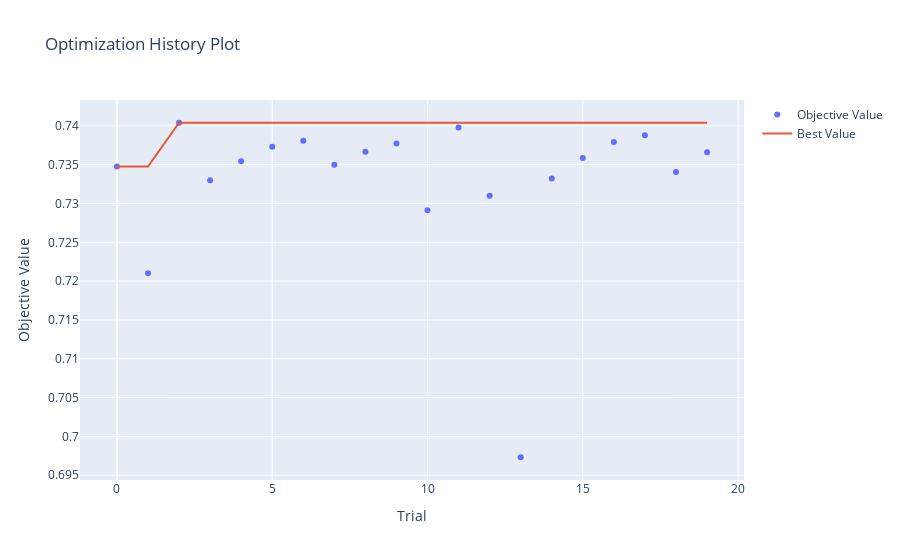
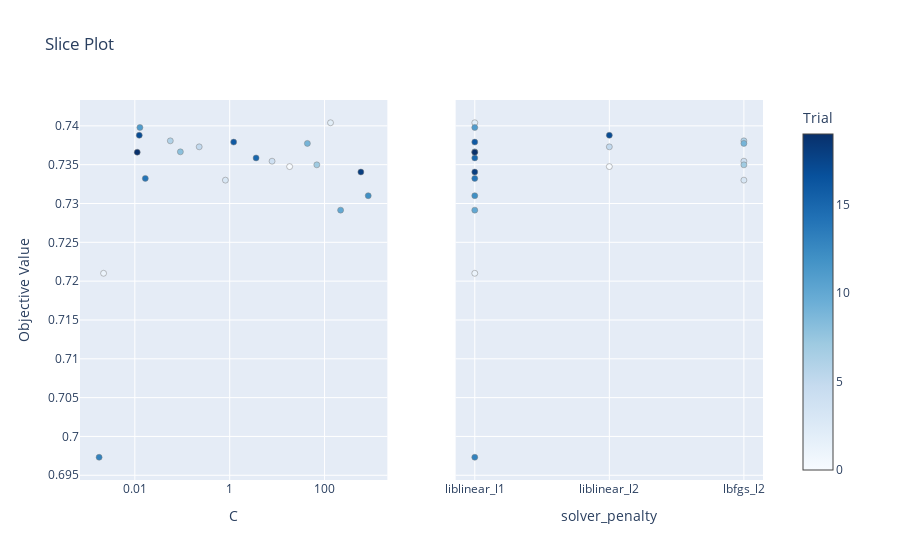
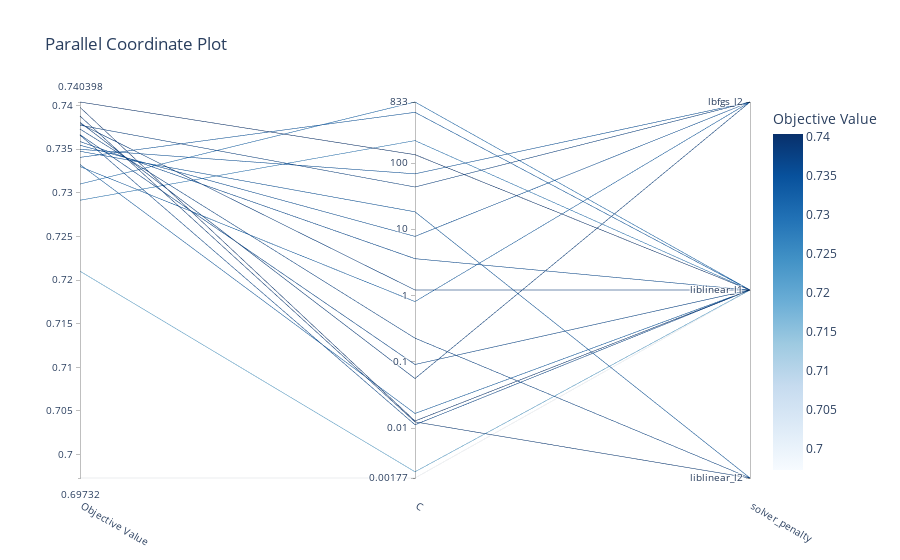
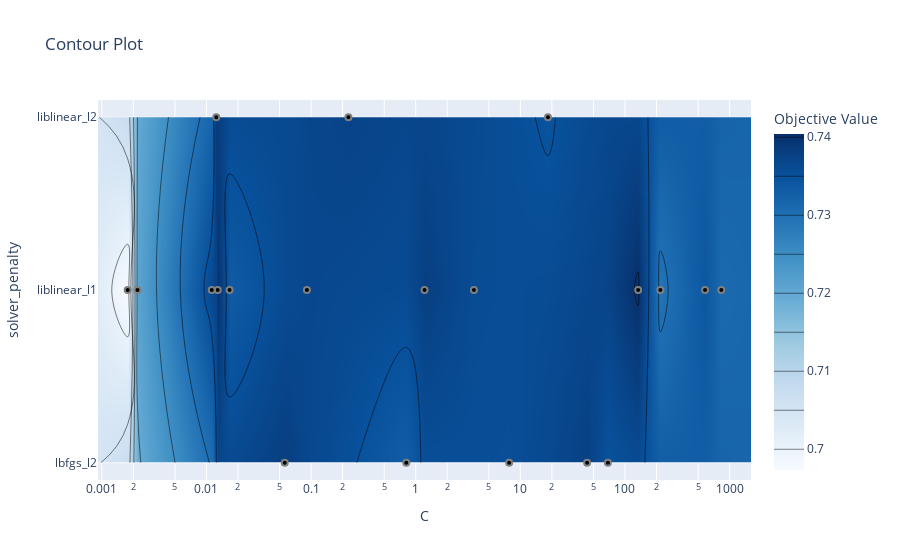

These figures' notebook cell, in order:
### Code cell
# Exibe os melhores resultados e parâmetros para cada modelo
for model_name in best_studies:
    print(f"Best F1 for {model_name}: {best_f1[model_name]}")
    print(f"Best Parameters for {model_name}: {best_params[model_name]}")

    print(f"Plots for model: {model_name}")
    fig_opt_history = plot_optimization_history(best_studies[model_name])
    fig_opt_history.show()

    fig_slice = plot_slice(best_studies[model_name])
    fig_slice.show()

    fig_parallel = plot_parallel_coordinate(best_studies[model_name])
    fig_parallel.show()

    fig_contour = plot_contour(best_studies[model_name])
    fig_contour.show()

    fig_param_importances = plot_param_importances(best_studies[model_name])
    fig_param_importances.show()

### Figure 1 — Plotly figure (JSON) as saved in the notebook; plotly's stock layout.template omitted (floating-point values rounded to 4 significant figures)
{"data": [{"mode": "markers", "name": "Objective Value", "type": "scatter", "x": [0, 1, 2, 3, 4, 5, 6, 7, 8, 9, 10, 11, 12, 13, 14, 15, 16, 17, 18, 19], "y": [0.7348, 0.721, 0.7404, 0.733, 0.7354, 0.7373, 0.7381, 0.735, 0.7367, 0.7377, 0.7291, 0.7398, 0.731, 0.6973, 0.7332, 0.7359, 0.7379, 0.7388, 0.7341, 0.7366]}, {"mode": "lines", "name": "Best Value", "type": "scatter", "x": [0, 1, 2, 3, 4, 5, 6, 7, 8, 9, 10, 11, 12, 13, 14, 15, 16, 17, 18, 19], "y": [0.7348, 0.7348, 0.7404, 0.7404, 0.7404, 0.7404, 0.7404, 0.7404, 0.7404, 0.7404, 0.7404, 0.7404, 0.7404, 0.7404, 0.7404, 0.7404, 0.7404, 0.7404, 0.7404, 0.7404]}, {"marker": {"color": "#cccccc"}, "mode": "markers", "name": "Infeasible Trial", "showlegend": false, "type": "scatter", "x": [], "y": []}], "layout": {"title": {"text": "Optimization History Plot"}, "xaxis": {"title": {"text": "Trial"}}, "yaxis": {"title": {"text": "Objective Value"}}}}

### Figure 2 — Plotly figure (JSON) as saved in the notebook; plotly's stock layout.template omitted (floating-point values rounded to 4 significant figures)
{"data": [{"marker": {"color": [0, 1, 2, 3, 4, 5, 6, 7, 8, 9, 10, 11, 12, 13, 14, 15, 16, 17, 18, 19], "colorbar": {"title": {"text": "Trial"}, "x": 1, "xpad": 40}, "colorscale": [[0, "rgb(247,251,255)"], [0.125, "rgb(222,235,247)"], [0.25, "rgb(198,219,239)"], [0.375, "rgb(158,202,225)"], [0.5, "rgb(107,174,214)"], [0.625, "rgb(66,146,198)"], [0.75, "rgb(33,113,181)"], [0.875, "rgb(8,81,156)"], [1, "rgb(8,48,107)"]], "line": {"color": "Grey", "width": 0.5}, "showscale": true}, "mode": "markers", "name": "Feasible Trial", "showlegend": false, "type": "scatter", "x": [18.35, 0.002192, 133.6, 0.8121, 7.815, 0.2275, 0.05596, 68.68, 0.0912, 43.44, 217.8, 0.0128, 833.2, 0.001766, 0.01662, 3.601, 1.213, 0.01241, 582.4, 0.01123], "xaxis": "x", "y": [0.7348, 0.721, 0.7404, 0.733, 0.7354, 0.7373, 0.7381, 0.735, 0.7367, 0.7377, 0.7291, 0.7398, 0.731, 0.6973, 0.7332, 0.7359, 0.7379, 0.7388, 0.7341, 0.7366], "yaxis": "y"}, {"marker": {"color": [0, 1, 2, 3, 4, 5, 6, 7, 8, 9, 10, 11, 12, 13, 14, 15, 16, 17, 18, 19], "colorbar": {"title": {"text": "Trial"}, "x": 1, "xpad": 40}, "colorscale": [[0, "rgb(247,251,255)"], [0.125, "rgb(222,235,247)"], [0.25, "rgb(198,219,239)"], [0.375, "rgb(158,202,225)"], [0.5, "rgb(107,174,214)"], [0.625, "rgb(66,146,198)"], [0.75, "rgb(33,113,181)"], [0.875, "rgb(8,81,156)"], [1, "rgb(8,48,107)"]], "line": {"color": "Grey", "width": 0.5}, "showscale": false}, "mode": "markers", "name": "Feasible Trial", "showlegend": false, "type": "scatter", "x": ["liblinear_l2", "liblinear_l1", "liblinear_l1", "lbfgs_l2", "lbfgs_l2", "liblinear_l2", "lbfgs_l2", "lbfgs_l2", "liblinear_l1", "lbfgs_l2", "liblinear_l1", "liblinear_l1", "liblinear_l1", "liblinear_l1", "liblinear_l1", "liblinear_l1", "liblinear_l1", "liblinear_l2", "liblinear_l1", "liblinear_l1"], "xaxis": "x2", "y": [0.7348, 0.721, 0.7404, 0.733, 0.7354, 0.7373, 0.7381, 0.735, 0.7367, 0.7377, 0.7291, 0.7398, 0.731, 0.6973, 0.7332, 0.7359, 0.7379, 0.7388, 0.7341, 0.7366], "yaxis": "y2"}], "layout": {"title": {"text": "Slice Plot"}, "xaxis": {"anchor": "y", "domain": [0, 0.45], "title": {"text": "C"}, "type": "log"}, "xaxis2": {"anchor": "y2", "categoryarray": ["liblinear_l1", "liblinear_l2", "lbfgs_l2"], "categoryorder": "array", "domain": [0.55, 1], "title": {"text": "solver_penalty"}, "type": "category"}, "yaxis": {"anchor": "x", "domain": [0, 1], "title": {"text": "Objective Value"}}, "yaxis2": {"anchor": "x2", "domain": [0, 1], "matches": "y", "showticklabels": false}}}

### Figure 3 — Plotly figure (JSON) as saved in the notebook; plotly's stock layout.template omitted (floating-point values rounded to 4 significant figures)
{"data": [{"dimensions": [{"label": "Objective Value", "range": [0.6973, 0.7404], "values": [0.7348, 0.721, 0.7404, 0.733, 0.7354, 0.7373, 0.7381, 0.735, 0.7367, 0.7377, 0.7291, 0.7398, 0.731, 0.6973, 0.7332, 0.7359, 0.7379, 0.7388, 0.7341, 0.7366]}, {"label": "C", "range": [-2.753, 2.921], "ticktext": ["0.00177", "0.01", "0.1", "1", "10", "100", "833"], "tickvals": [-2.753, -2, -1, 0, 1, 2, 2.921], "values": [1.264, -2.659, 2.126, -0.09037, 0.8929, -0.6431, -1.252, 1.837, -1.04, 1.638, 2.338, -1.893, 2.921, -2.753, -1.779, 0.5564, 0.08395, -1.906, 2.765, -1.95]}, {"label": "solver_penalty", "range": [0, 2], "ticktext": ["liblinear_l2", "liblinear_l1", "lbfgs_l2"], "tickvals": [0, 1, 2], "values": [0, 1, 1, 2, 2, 0, 2, 2, 1, 2, 1, 1, 1, 1, 1, 1, 1, 0, 1, 1]}], "labelangle": 30, "labelside": "bottom", "line": {"color": [0.7348, 0.721, 0.7404, 0.733, 0.7354, 0.7373, 0.7381, 0.735, 0.7367, 0.7377, 0.7291, 0.7398, 0.731, 0.6973, 0.7332, 0.7359, 0.7379, 0.7388, 0.7341, 0.7366], "colorbar": {"title": {"text": "Objective Value"}}, "colorscale": [[0, "rgb(247,251,255)"], [0.125, "rgb(222,235,247)"], [0.25, "rgb(198,219,239)"], [0.375, "rgb(158,202,225)"], [0.5, "rgb(107,174,214)"], [0.625, "rgb(66,146,198)"], [0.75, "rgb(33,113,181)"], [0.875, "rgb(8,81,156)"], [1, "rgb(8,48,107)"]], "reversescale": false, "showscale": true}, "type": "parcoords"}], "layout": {"title": {"text": "Parallel Coordinate Plot"}}}

### Figure 4 — Plotly figure (JSON) as saved in the notebook; plotly's stock layout.template omitted (floating-point values rounded to 4 significant figures)
{"data": [{"colorbar": {"title": {"text": "Objective Value"}}, "colorscale": [[0, "rgb(247,251,255)"], [0.125, "rgb(222,235,247)"], [0.25, "rgb(198,219,239)"], [0.375, "rgb(158,202,225)"], [0.5, "rgb(107,174,214)"], [0.625, "rgb(66,146,198)"], [0.75, "rgb(33,113,181)"], [0.875, "rgb(8,81,156)"], [1, "rgb(8,48,107)"]], "connectgaps": true, "contours": {"coloring": "heatmap"}, "hoverinfo": "none", "line": {"smoothing": 1.3}, "reversescale": false, "type": "contour", "x": [0.0009189, 0.001766, 0.002192, 0.01123, 0.01241, 0.0128, 0.01662, 0.05596, 0.0912, 0.2275, 0.8121, 1.213, 3.601, 7.815, 18.35, 43.44, 68.68, 133.6, 217.8, 582.4, 833.2, 1601.0], "y": ["lbfgs_l2", "liblinear_l1", "liblinear_l2"], "z": [[null, null, null, null, null, null, null, 0.7381, null, null, 0.733, null, null, 0.7354, null, 0.7377, 0.735, null, null, null, null, null], [null, 0.6973, 0.721, 0.7366, null, 0.7398, 0.7332, null, 0.7367, null, null, 0.7379, 0.7359, null, null, null, null, 0.7404, 0.7291, 0.7341, 0.731, null], [null, null, null, null, 0.7388, null, null, null, null, 0.7373, null, null, null, null, 0.7348, null, null, null, null, null, null, null]]}, {"marker": {"color": "black", "line": {"color": "Gray", "width": 2}}, "mode": "markers", "name": "Feasible Trial", "showlegend": false, "type": "scatter", "x": [18.35, 0.002192, 133.6, 0.8121, 7.815, 0.2275, 0.05596, 68.68, 0.0912, 43.44, 217.8, 0.0128, 833.2, 0.001766, 0.01662, 3.601, 1.213, 0.01241, 582.4, 0.01123], "y": ["liblinear_l2", "liblinear_l1", "liblinear_l1", "lbfgs_l2", "lbfgs_l2", "liblinear_l2", "lbfgs_l2", "lbfgs_l2", "liblinear_l1", "lbfgs_l2", "liblinear_l1", "liblinear_l1", "liblinear_l1", "liblinear_l1", "liblinear_l1", "liblinear_l1", "liblinear_l1", "liblinear_l2", "liblinear_l1", "liblinear_l1"]}, {"marker": {"color": "#cccccc", "line": {"color": "Gray", "width": 2}}, "mode": "markers", "name": "Infeasible Trial", "showlegend": false, "type": "scatter", "x": [], "y": []}], "layout": {"title": {"text": "Contour Plot"}, "xaxis": {"range": [-3.037, 3.204], "title": {"text": "C"}, "type": "log"}, "yaxis": {"range": [-0.1, 2.1], "title": {"text": "solver_penalty"}, "type": "category"}}}
